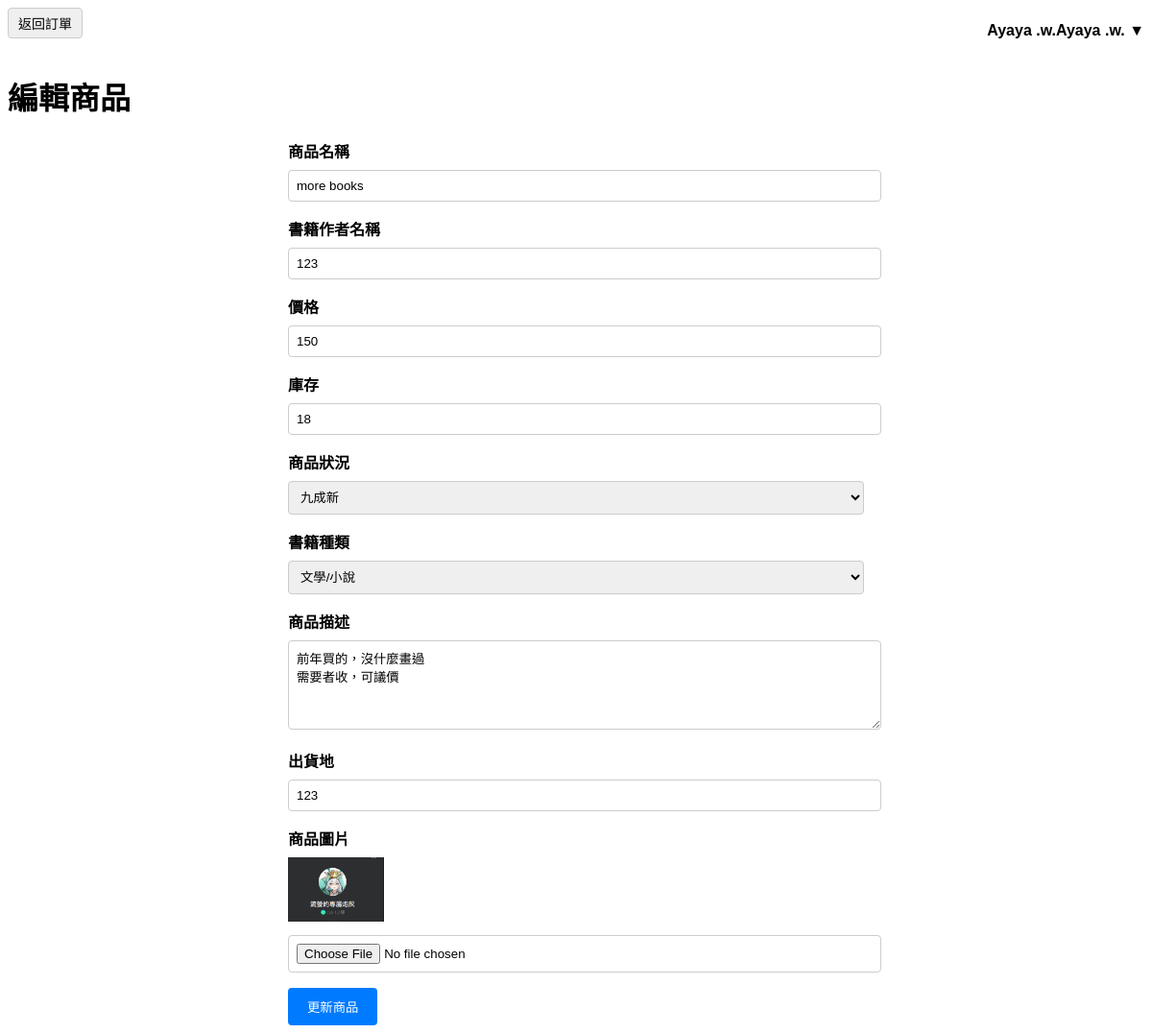
Screenshot of /product/edit.php?id=13 (signed in) with the database file from the repository.
### tables this page shows
CREATE TABLE `products` (
  `id` int(11) NOT NULL,
  `name` varchar(255) NOT NULL,
  `author` varchar(255) NOT NULL,
  `category` varchar(255) NOT NULL,
  `seller_id` int(11) NOT NULL,
  `condition` enum('全新','九成新','七成新','五成新') NOT NULL,
  `description` text DEFAULT NULL,
  `location` varchar(255) NOT NULL,
  `attachment` varchar(255) DEFAULT NULL,
  `price` decimal(10,0) NOT NULL,
  `stock` int(11) NOT NULL,
  `created_at` datetime DEFAULT current_timestamp(),
  `updated_at` datetime DEFAULT current_timestamp() ON UPDATE current_timestamp(),
  `is_deleted` tinyint(1) DEFAULT 0
);

### product/edit.php (the view, shortened to what this page needs)
<?php
require('../db.inc');
mysqli_set_charset($link, 'utf8');
$userEmail = $_SESSION['user'];
$sqlUser = "SELECT No, Type FROM accounts WHERE Email = ?";
$stmtUser = mysqli_prepare($link, $sqlUser);
mysqli_stmt_bind_param($stmtUser, 's', $userEmail);
mysqli_stmt_execute($stmtUser);
$resultUser = mysqli_stmt_get_result($stmtUser);
$user = mysqli_fetch_assoc($resultUser);
$userId = $user['No'];
$userType = $user['Type'];
$productId = $_GET['id'];
if ($userType === 'Admin') {
    $sqlProduct = "SELECT id, name, price, stock, `condition`, description, attachment, category, author, location FROM products WHERE id = ?";
    $stmtProduct = mysqli_prepare($link, $sqlProduct);
    mysqli_stmt_bind_param($stmtProduct, 'i', $productId);
} else {
    $sqlProduct = "SELECT id, name, price, stock, `condition`, description, attachment, category, author, location FROM products WHERE id = ? AND seller_id = ?";
    $stmtProduct = mysqli_prepare($link, $sqlProduct);
    mysqli_stmt_bind_param($stmtProduct, 'ii', $productId, $userId);
}
mysqli_stmt_execute($stmtProduct);
$resultProduct = mysqli_stmt_get_result($stmtProduct);
$product = mysqli_fetch_assoc($resultProduct);
?>
<!DOCTYPE html>
<html lang="zh-TW">
<head>
</head>
<body>
    <div class="top-bar">
        <div class="back-home-button">
            <input type="button" value="返回訂單" onclick="location.href='showList.php'">
        </div>
        <?php require('../userMenu.php'); ?>
    </div>
    <h1>編輯商品</h1>
    <form method="POST" action="" enctype="multipart/form-data">
        <label for="name">商品名稱</label>
        <input type="text" id="name" name="name" value="<?php echo htmlspecialchars($product['name']); ?>" required>
        <label for="author">書籍作者名稱</label>
        <input type="text" id="author" name="author" value="<?php echo htmlspecialchars($product['author']); ?>" required>
        <label for="price">價格</label>
        <input type="number" id="price" name="price" step="1" min="1" value="<?php echo htmlspecialchars($product['price']); ?>" required>
        <label for="stock">庫存</label>
        <input type="number" id="stock" name="stock" step="1" min="1" value="<?php echo htmlspecialchars($product['stock']); ?>" required>
        <label for="condition">商品狀況</label>
        <select id="condition" name="condition" required>
            <option value="九成新" <?php echo $product['condition'] === '九成新' ? 'selected' : ''; ?>>九成新</option>
        </select>
        <label for="category">書籍種類</label>
        <select id="category" name="category" required>
            <option value="文學/小說" <?php echo $product['category'] === '文學/小說' ? 'selected' : ''; ?>>文學/小說</option>
        </select>
        <label for="description">商品描述</label>
        <textarea id="description" name="description" rows="5" required><?php echo htmlspecialchars($product['description']); ?></textarea>
        <label for="location">出貨地</label>
        <input type="text" id="location" name="location" value="<?php echo htmlspecialchars($product['location']); ?>" required>
        <label for="attachment">商品圖片</label>
        <?php if (!empty($product['attachment'])): ?>
            <img src="../product/pic/<?php echo htmlspecialchars($product['attachment']); ?>" alt="商品圖片" class="current-image">
        <?php endif; ?>
        <input type="file" id="attachment" name="attachment" accept="image/*">
        <button type="submit">更新商品</button>
    </form>
</body>
</html>

### product/edit.php (style rules this page uses)
body { font-family: Arial, sans-serif; }
.top-bar { display: flex; justify-content: space-between; align-items: center; margin-bottom: 20px; }
.back-home-button input { padding: 5px 10px; font-size: 14px; cursor: pointer; }
form { max-width: 600px; margin: 0 auto; }
label { display: block; margin-bottom: 8px; font-weight: bold; }
input, textarea, select { width: 100%; padding: 8px; margin-bottom: 16px; border: 1px solid #ccc; border-radius: 4px; }
button { padding: 10px 20px; background-color: #007BFF; color: white; border: none; border-radius: 4px; cursor: pointer; }
.current-image { max-width: 100px; max-height: 100px; margin-bottom: 10px; }

### rows the page displays
products: name "more books", author "123", price "150", stock "18", condition "九成新", category "文學/小說", description "前年買的，沒什麼畫過 需要者收，可議價", location "123", attachment (picture)

### other values shown
$_SESSION["name"] "Ayaya .w.Ayaya .w."
